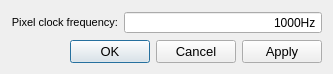
<?xml version="1.0" encoding="UTF-8"?>
<ui version="4.0">
 <class>scanner_settings_dialog</class>
 <widget class="QDialog" name="scanner_settings_dialog">
  <property name="geometry">
   <rect>
    <x>0</x>
    <y>0</y>
    <width>333</width>
    <height>68</height>
   </rect>
  </property>
  <property name="windowTitle">
   <string>qudi: Scanner settings</string>
  </property>
  <layout class="QGridLayout" name="gridLayout">
   <item row="0" column="0">
    <widget class="QLabel" name="label">
     <property name="font">
      <font>
       <pointsize>8</pointsize>
      </font>
     </property>
     <property name="toolTip">
      <string>&lt;html&gt;&lt;head/&gt;&lt;body&gt;&lt;p&gt;That is the inverse time how long the scanner stays at the desired position during the scan and counts.&lt;/p&gt;&lt;/body&gt;&lt;/html&gt;</string>
     </property>
     <property name="text">
      <string>Pixel clock frequency:</string>
     </property>
     <property name="alignment">
      <set>Qt::AlignRight|Qt::AlignTrailing|Qt::AlignVCenter</set>
     </property>
    </widget>
   </item>
   <item row="2" column="0" colspan="2">
    <widget class="QDialogButtonBox" name="buttonBox">
     <property name="font">
      <font>
       <pointsize>10</pointsize>
      </font>
     </property>
     <property name="layoutDirection">
      <enum>Qt::LeftToRight</enum>
     </property>
     <property name="orientation">
      <enum>Qt::Horizontal</enum>
     </property>
     <property name="standardButtons">
      <set>QDialogButtonBox::Apply|QDialogButtonBox::Cancel|QDialogButtonBox::Ok</set>
     </property>
     <property name="centerButtons">
      <bool>false</bool>
     </property>
    </widget>
   </item>
   <item row="0" column="1">
    <widget class="ScienSpinBox" name="pixel_clock_frequency_scienSpinBox">
     <property name="sizePolicy">
      <sizepolicy hsizetype="Expanding" vsizetype="Fixed">
       <horstretch>0</horstretch>
       <verstretch>0</verstretch>
      </sizepolicy>
     </property>
     <property name="minimumSize">
      <size>
       <width>70</width>
       <height>0</height>
      </size>
     </property>
     <property name="maximumSize">
      <size>
       <width>16777215</width>
       <height>16777215</height>
      </size>
     </property>
     <property name="mouseTracking">
      <bool>true</bool>
     </property>
     <property name="acceptDrops">
      <bool>true</bool>
     </property>
     <property name="toolTip">
      <string>&lt;html&gt;&lt;head/&gt;&lt;body&gt;&lt;p&gt;That is the inverse time how long the scanner stays at the desired position during the scan and counts.&lt;/p&gt;&lt;/body&gt;&lt;/html&gt;</string>
     </property>
     <property name="wrapping">
      <bool>false</bool>
     </property>
     <property name="alignment">
      <set>Qt::AlignRight|Qt::AlignTrailing|Qt::AlignVCenter</set>
     </property>
     <property name="buttonSymbols">
      <enum>QAbstractSpinBox::NoButtons</enum>
     </property>
     <property name="accelerated">
      <bool>true</bool>
     </property>
     <property name="suffix">
      <string>Hz</string>
     </property>
     <property name="maximum">
      <number>1000000</number>
     </property>
     <property name="value">
      <number>1000</number>
     </property>
    </widget>
   </item>
  </layout>
 </widget>
 <customwidgets>
  <customwidget>
   <class>ScienSpinBox</class>
   <extends>QSpinBox</extends>
   <header>qtwidgets.scientific_spinbox.h</header>
  </customwidget>
 </customwidgets>
 <resources/>
 <connections>
  <connection>
   <sender>buttonBox</sender>
   <signal>accepted()</signal>
   <receiver>scanner_settings_dialog</receiver>
   <slot>accept()</slot>
   <hints>
    <hint type="sourcelabel">
     <x>248</x>
     <y>254</y>
    </hint>
    <hint type="destinationlabel">
     <x>157</x>
     <y>274</y>
    </hint>
   </hints>
  </connection>
  <connection>
   <sender>buttonBox</sender>
   <signal>rejected()</signal>
   <receiver>scanner_settings_dialog</receiver>
   <slot>reject()</slot>
   <hints>
    <hint type="sourcelabel">
     <x>316</x>
     <y>260</y>
    </hint>
    <hint type="destinationlabel">
     <x>286</x>
     <y>274</y>
    </hint>
   </hints>
  </connection>
 </connections>
</ui>
